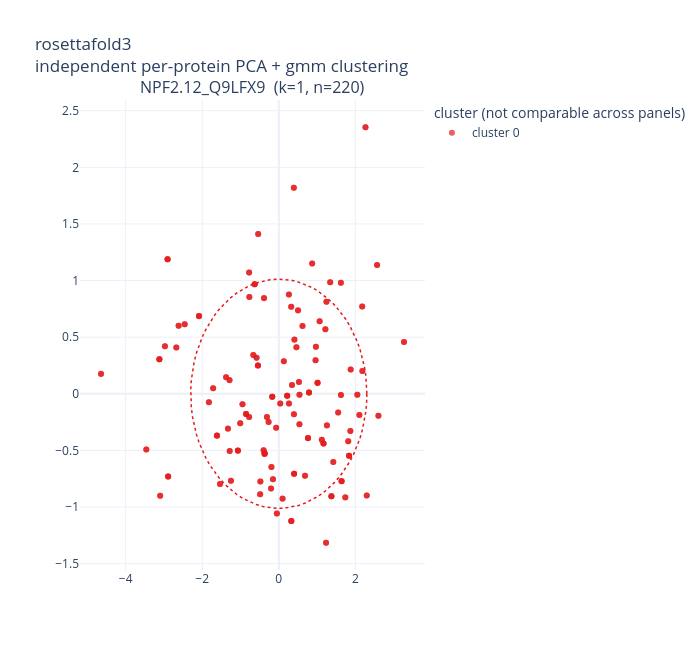

Source (notebook cell):
### Markdown cell above
### `rosettafold3`

RoseTTAFold3 (Baker lab) -- independent architecture lineage (RoseTTAFold), not an AF3 reimplementation.

### Code cell
plot_backend_clustering("rosettafold3")

### Figure 1 — Plotly figure (JSON) as saved in the notebook; plotly's stock layout.template omitted (floating-point values rounded to 4 significant figures; data arrays with more than 128 entries replaced by an {"elided": "..."} marker saying what was removed)
{"data": [{"hovertemplate": "%{text}<extra></extra>", "legendgroup": "cluster0", "marker": {"color": "#e41a1c", "opacity": 0.7, "size": 6}, "mode": "markers", "name": "cluster 0", "showlegend": true, "text": {"elided": "220 str values"}, "type": "scatter", "x": {"elided": "220 float values"}, "xaxis": "x", "y": {"elided": "220 float values"}, "yaxis": "y"}, {"hoverinfo": "skip", "line": {"color": "#e41a1c", "dash": "dot", "width": 1.5}, "mode": "lines", "showlegend": false, "type": "scatter", "x": [2.301, 2.293, 2.272, 2.235, 2.185, 2.121, 2.044, 1.953, 1.85, 1.736, 1.611, 1.475, 1.33, 1.177, 1.016, 0.8486, 0.6761, 0.4992, 0.3192, 0.1372, -0.04574, -0.2283, -0.4095, -0.5881, -0.7629, -0.933, -1.097, -1.254, -1.404, -1.544, -1.675, -1.795, -1.903, -2.0, -2.084, -2.155, -2.212, -2.255, -2.284, -2.299, -2.299, -2.284, -2.255, -2.212, -2.155, -2.084, -2.0, -1.903, -1.795, -1.675, -1.544, -1.404, -1.254, -1.097, -0.933, -0.7629, -0.5881, -0.4095, -0.2283, -0.04574, 0.1372, 0.3192, 0.4992, 0.6761, 0.8486, 1.016, 1.177, 1.33, 1.475, 1.611, 1.736, 1.85, 1.953, 2.044, 2.121, 2.185, 2.235, 2.272, 2.293, 2.301, 2.301], "xaxis": "x", "y": [4.718e-16, 0.08045, 0.1604, 0.2393, 0.3167, 0.3921, 0.4651, 0.5351, 0.6017, 0.6645, 0.7231, 0.7771, 0.8262, 0.8701, 0.9085, 0.9412, 0.9679, 0.9884, 1.003, 1.011, 1.012, 1.008, 0.9964, 0.9789, 0.9553, 0.9256, 0.89, 0.8488, 0.8023, 0.7507, 0.6943, 0.6336, 0.5688, 0.5005, 0.4289, 0.3547, 0.2782, 0.2, 0.1205, 0.04026, -0.04026, -0.1205, -0.2, -0.2782, -0.3547, -0.4289, -0.5005, -0.5688, -0.6336, -0.6943, -0.7507, -0.8023, -0.8488, -0.89, -0.9256, -0.9553, -0.9789, -0.9964, -1.008, -1.012, -1.011, -1.003, -0.9884, -0.9679, -0.9412, -0.9085, -0.8701, -0.8262, -0.7771, -0.7231, -0.6645, -0.6017, -0.5351, -0.4651, -0.3921, -0.3167, -0.2393, -0.1604, -0.08045, 2.238e-16, 4.718e-16], "yaxis": "y"}], "layout": {"annotations": [{"font": {"size": 16}, "showarrow": false, "text": "NPF2.12_Q9LFX9  (k=1, n=220)", "x": 0.5, "xanchor": "center", "xref": "paper", "y": 1.0, "yanchor": "bottom", "yref": "paper"}], "height": 650, "legend": {"title": {"text": "cluster (not comparable across panels)"}}, "title": {"text": "rosettafold3<br>independent per-protein PCA + gmm clustering"}, "width": 700, "xaxis": {"anchor": "y", "domain": [0.0, 1.0]}, "yaxis": {"anchor": "x", "domain": [0.0, 1.0]}}}
